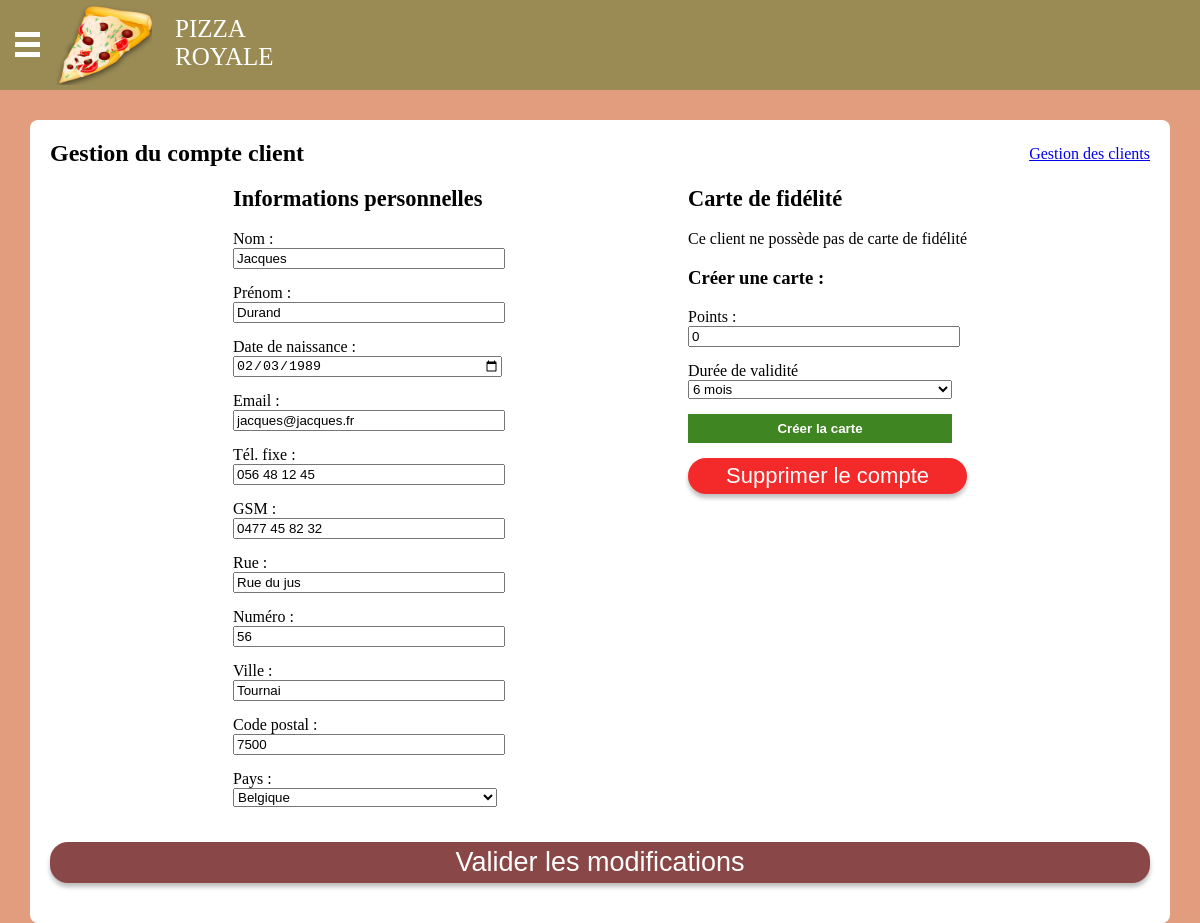
Screenshot of /details_clients.php?id=5 (signed in) with the database file from the repository.
### tables this page shows
CREATE TABLE `clients` (
  `id_client` int(11) NOT NULL,
  `nom` varchar(100) NOT NULL,
  `prenom` varchar(100) NOT NULL,
  `date_naissance` date NOT NULL,
  `email` varchar(255) NOT NULL,
  `telephone_fixe` varchar(20) DEFAULT NULL,
  `gsm` varchar(20) DEFAULT NULL,
  `id_adresse` int(11) DEFAULT NULL
);

CREATE TABLE `adresses` (
  `id_adresse` int(11) NOT NULL,
  `rue` varchar(255) NOT NULL,
  `numero` varchar(15) NOT NULL,
  `ville` varchar(255) NOT NULL,
  `code_postal` int(11) NOT NULL,
  `pays` varchar(255) NOT NULL
);

### includes/fonctions.php (called while the page is built, shortened)
<?php
function verif_permissions(int $id_personnel, array $permission = null) {
global $bdd;
$req = $bdd->prepare('SELECT * FROM fonctions_personnel as a INNER JOIN permissions as b ON a.id_fonction = b.id_fonction WHERE a.id_personnel = :id_personnel');
$req->bindValue('id_personnel', $id_personnel, PDO::PARAM_INT);
$req->execute();
$afficher = $req->fetchAll();
$autorisation = array();
foreach($afficher as $infos) {
foreach($permission as $perm) {
if($infos[$perm] == 1) {
$autorisation[] = 1;
} else {
$autorisation[] = 0;
}
}
}
return $autorisation;
}
?>

### config.php (called while the page is built, shortened)
<?php
require('includes/db.php');
require('includes/fonctions.php');
if(isset($_SESSION['id_personnel'])) {
$req = $bdd->prepare('SELECT * FROM personnel WHERE id_personnel = :id_personnel');
$req->execute(array('id_personnel' => $_SESSION['id_personnel']));
$personnel = $req->fetch();
}
?>

### details_clients.php (the view, shortened to what this page needs)
<?php
require('config.php');
if(isset($_GET['id'])) {
$id = $_GET['id'];
$req = $bdd->prepare('SELECT * FROM clients as a LEFT JOIN adresses as b ON a.id_adresse = b.id_adresse WHERE a.id_client = :id');
$req->bindValue('id', $id, PDO::PARAM_INT);
$req->execute();
if($req->rowCount() > 0) {
$afficher = $req->fetch(PDO::FETCH_ASSOC);
} else {
header('location: gestionclients');
}
} else {
header('location: gestionclients');
}
?>
<!DOCTYPE html>
<html lang="fr">
<head>
<link href="css/styles.css" rel="stylesheet">
<link rel="stylesheet" href="js/jquery-ui/jquery-ui.min.css">
</head>
<body>
<?php include('header.php'); ?>
<div class="conteneur">
<div class="titre-page">
<h1>Gestion du compte client</h1>
<a href="gestionclients">Gestion des clients</a>
</div>
<form id="modifierclient" data-id_client="<?= $id ?>">
<div class="contenu">
<div class="employe-flex">
<div class="infos-perso">
<h2>Informations personnelles</h2>
<label for="nom">Nom :</label> <input type="text" id="nom" name="nom" value="<?= $afficher['nom'] ?>" placeholder="Saisissez un nom">
<label for="prenom">Prénom :</label> <input type="text" id="prenom" name="prenom" value="<?= $afficher['prenom'] ?>" placeholder="Saisissez un prenom">
<label for="date_naissance">Date de naissance :</label> <input type="date" id="date_naissance" value="<?= $afficher['date_naissance'] ?>" name="date_naissance">
<label for="email">Email :</label> <input type="text" id="email" name="email" data-email_actuelle="<?= $afficher['email'] ?>" value="<?= $afficher['email'] ?>" placeholder="Saisissez une adresse email">
<label for="telephone_fixe">Tél. fixe :</label> <input type="text" id="telephone_fixe" name="telephone_fixe" value="<?= $afficher['telephone_fixe'] ?>" placeholder="Saisissez un numéro de fixe">
<label for="gsm">GSM :</label> <input type="text" id="gsm" name="gsm" value="<?= $afficher['gsm'] ?>" placeholder="Saisissez un numéro de GSM">
<label for="rue">Rue :</label> <input type="text" id="rue" name="rue" value="<?= $afficher['rue'] ?>" placeholder="Saisissez un nom de rue">
<label for="numero">Numéro :</label> <input type="text" id="numero" name="numero" value="<?= $afficher['numero'] ?>" placeholder="Saisissez un numéro d'habitation">
<label for="ville">Ville :</label> <input type="text" id="ville" name="ville" value="<?= $afficher['ville'] ?>" placeholder="Saisissez un nom de ville">
<label for="code_postal">Code postal :</label> <input type="text" id="code_postal" name="code_postal" value="<?= $afficher['code_postal'] ?>" placeholder="Saisissez un code postal">
<label for="pays">Pays :</label><select name="pays" id="pays"><option value="Belgique" <?php if($afficher['pays'] == 'Belgique') { echo ' selected'; } ?>>Belgique</option></select>
</div>
<div class="identifiants">
<h2>Carte de fidélité</h2>
<?php
$req = $bdd->prepare('SELECT * FROM cartes_fidelite WHERE id_client = :id');
$req->bindValue('id', $id, PDO::PARAM_INT);
$req->execute();
if($req->rowCount() == 0) {
?>
<div class="creer-carte">
<p>Ce client ne possède pas de carte de fidélité</p>
<h3>Créer une carte :</h3>
<label for="points">Points :</label>
<input type="text" id="points" value="0">
<label for="duree">Durée de validité</label>
<select id="duree">
<option value="6" selected>6 mois</option>
</select>
<input type="button" id="creerCarte" class="boutton-vert" data-client="<?= $id; ?>" value="Créer la carte">
</div>
<?php
}
?>
<input class="boutton-delete" type="button" id="supprimerclient" data-client="<?= $afficher['id_client']; ?>" value="Supprimer le compte" style="width:100%;">
</div>
</div>
<input class="boutton-rouge" type="submit" name="valider" value="Valider les modifications">
</form>
</div>
</body>
</html>

### css/styles.css (style rules this page uses)
body { margin: 0; background: #e19d7d; }
h2 { font-size: 1.4rem; }
.boutton-vert { display: inline-block; padding: 5px; border: 2px solid #3f8521; background: #3f8521; color: #FFF; font-weight: bold; text-decoration: none; transition-duration: 0.3s; cursor: pointer; }
.boutton-rouge { display: block; background: #8A4747; box-shadow: 0px 4px 4px rgba(0, 0, 0, 0.25); border-radius: 18px; border: 0; font-size: 27px; padding: 5px 20px; color: #FFF; text-decoration: none; }
.boutton-delete { display: block; background: #f42929; box-shadow: 0px 4px 4px rgba(0, 0, 0, 0.25); border-radius: 18px; border: 0; font-size: 22px; padding: 5px 10px; color: #FFF; cursor: pointer; text-decoration: none; }
.conteneur { max-width: 1100px; height: auto; margin-top: 30px; margin-left: auto; margin-right: auto; background: #FFF; border-radius: 8px; padding: 20px; }
.titre-page { display: flex; justify-content: space-between; align-items: center; }
.titre-page h1 { margin: 0; font-size: 1.5rem; }
.employe-flex input:not([type='checkbox']), .employe-flex select { display: block; width: 264px; margin-bottom: 15px; }
.contenu input[type="submit"] { margin: 20px 0; width: 100%; cursor: pointer; }
.employe-flex { display: flex; justify-content: space-evenly; }

### rows the page displays
clients: nom "Jacques", prenom "Durand", date_naissance "02/03/1989", email "jacques@jacques.fr", telephone_fixe "056 48 12 45", gsm "0477 45 82 32", rue "Rue du jus", numero "56", ville "Tournai", code_postal "7500"
adresses: pays "Belgique"
